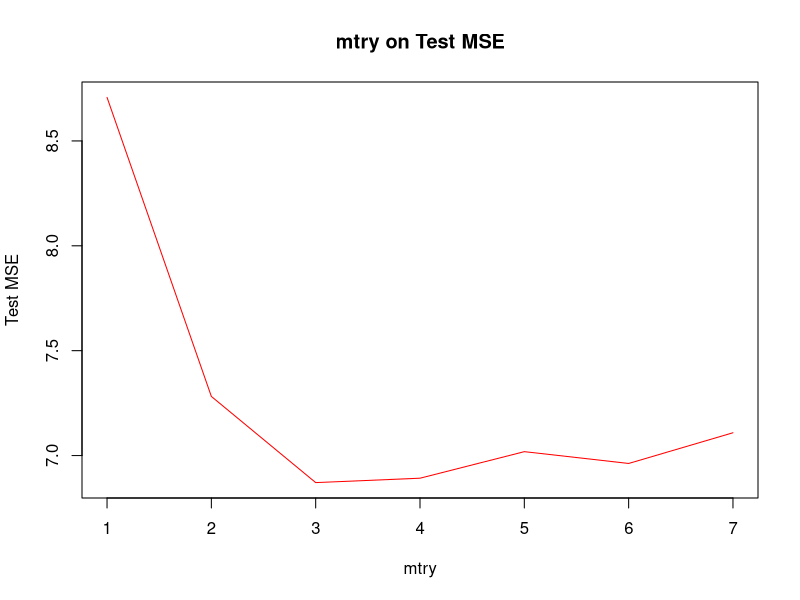

This figure's R source:
# Fuel Efficiency Analysis
# Random Forest (Student)

# load the packages
library(randomForest)

# make a function to split the data into a training set and a validation set
test_train_split = function(data, test_size=.25){
    
    # the the number of observations in the data
    n_obs = dim(data)[1]
    
    # find the number of training observations by rounding up
    n_train_obs = ceiling(n_obs * (1 - test_size))
    
    # get the train indexes
    train_idx = sample(n_obs, n_train_obs)
    
    # split the data
    train = data[train_idx, ]
    test = data[-train_idx, ]

    # return the result
    result = list(train, test)
    return(result)
}


# write a function to calculate the MSE
calc_MSE = function (model, data){
    return (
        mean(
            (data$mpg - predict(model, data)) ^ 2
        )
    )
}

# read in the cleaned ISLR Auto dataset cleaned in 10-ins_best_subset
auto = read.csv("../resources/ISLR_auto_clean.csv", row.names=1)

# split the data
set.seed(1)
result = test_train_split(auto)
train = data.frame(result[1])
test = data.frame(result[2])

dim(train)[2]

# train and test a bagged tree estimator
set.seed(1)

rf_bag = randomForest(
    mpg ~ .,
    data=train,
    mtry=dim(train)[2] - 1,
    importance=TRUE
)

rf_bag
summary(rf_bag)
mean((predict(rf_bag, test) - test$mpg)^2)

# train and test a random forest
set.seed(1)
rf = randomForest(
    mpg ~ .,
    data=train,
    mtry=3,
    importance=TRUE
)
rf
summary(rf)
mean((predict(rf, test) - test$mpg)^2)


# get test error vs mtry

n_predictors = dim(train)[2] - 1

mse_vs_mtry = rep(0, n_predictors)

for (i in 1:n_predictors){
    
    rf = randomForest(
        mpg ~ .,
        data=train,
        mtry=i,
        importance=TRUE
    )
    
    mse_vs_mtry[i] = calc_MSE(rf, test)
}

# show and plot test error vs mtry

mse_vs_mtry

plot(
    mse_vs_mtry,
    main="mtry on Test MSE",
    xlab="mtry",
    ylab="Test MSE",
    type="l",
    col="red"
)

# 9.78741328220198
# 7.01305669751962
# 6.81963646177039
# 6.7842562764873
# 6.68034173707864
# 6.79916678627035
# 6.92092562060231